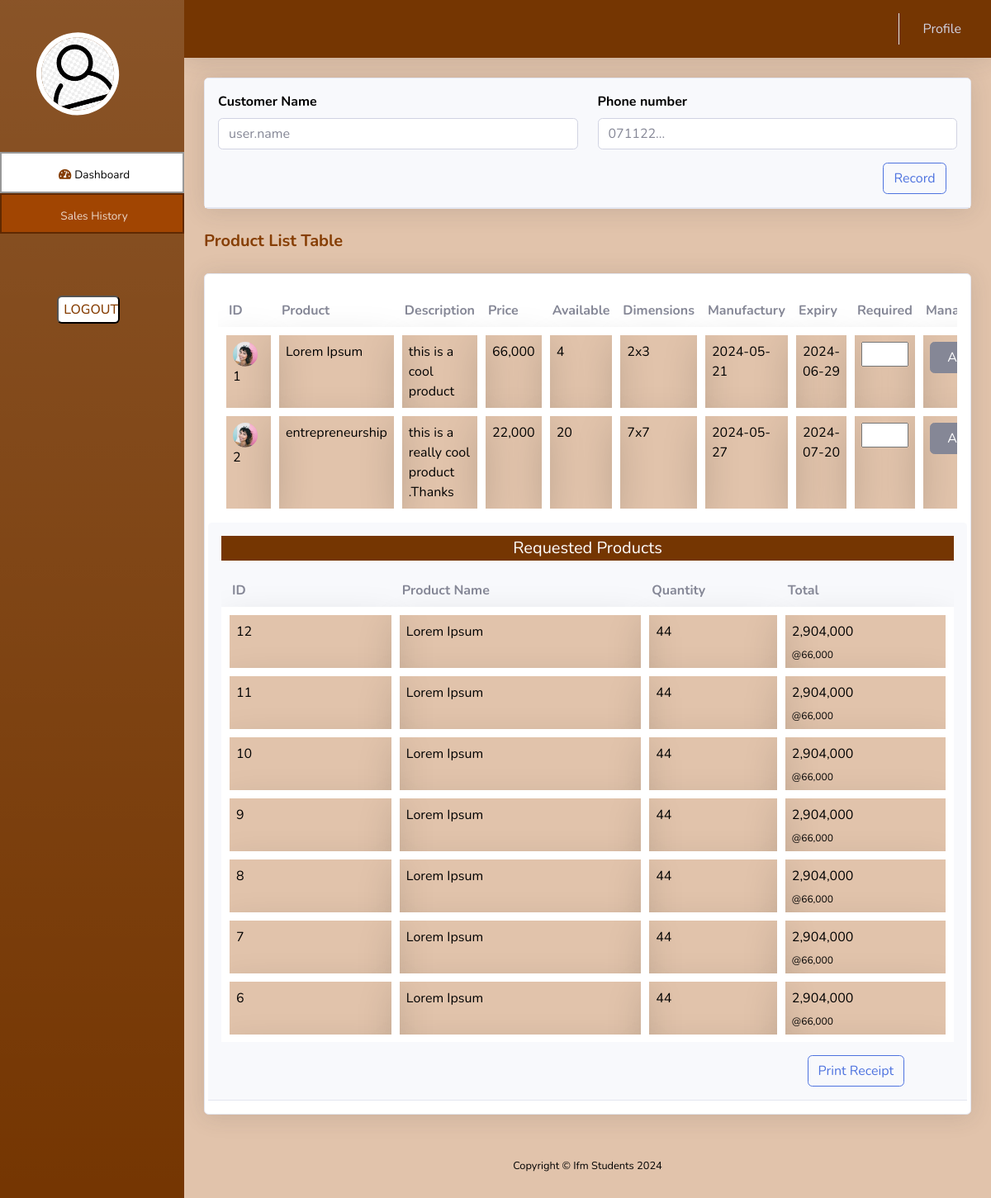
/user/dashboard.php?id=1, run on the app's committed database.
### tables this page shows
CREATE TABLE `products` (
  `id` int(11) NOT NULL,
  `name` varchar(100) NOT NULL,
  `description` text NOT NULL,
  `price` int(11) NOT NULL,
  `quantity` int(11) NOT NULL,
  `dimensions` varchar(10) NOT NULL,
  `manufactury` date NOT NULL,
  `expiry` date NOT NULL
);

CREATE TABLE `orders` (
  `id` int(11) NOT NULL,
  `userid` int(11) NOT NULL,
  `product` varchar(50) NOT NULL,
  `quantity` int(6) NOT NULL,
  `price` int(11) NOT NULL
);

### user/dashboard.php (the view, shortened to what this page needs)
<?php
include '../control/connection.php';
$userid=$_GET['id'];
$query = "SELECT * FROM products ";
$query1 = "SELECT * FROM orders where userid=$userid  order by id desc";
?>
<!DOCTYPE html>
<html>
<head>
    <link rel="stylesheet" href="../assets/bootstrap/css/bootstrap.min.css">
    <link rel="stylesheet" href="../assets/fonts/fontawesome-all.min.css">
    <link rel="stylesheet" href="../assets/fonts/font-awesome.min.css">
    <link rel="stylesheet" href="../assets/fonts/fontawesome5-overrides.min.css">
    <link rel="stylesheet" href="../style.css">
</head>
<body id="page-top" >
    <div id="wrapper" >
        <nav class="navbar navbar-dark align-items-start sidebar sidebar-dark accordion bg-gradient p-0 chocolate mynav"  >
            <div class="container-fluid d-flex flex-column p-0" ><a class="navbar-brand d-flex justify-content-center align-items-center sidebar-brand m-0" href="user_details.php?id=<?php echo $id?>">
                    <div class="sidebar-brand-icon rotate-n-15">
                        <h5 class="card-title" style="margin-top: 3cm;margin-left: -0.85cm;">
                            <img src="../img/profile.png" style="border-radius: 200px;border: 6px solid white;" alt="..." width="100" height="100">
                          </h5>
                    </div>
                </a>
                <ul class="navbar-nav text-light" id="accordionSidebar" style="margin-top: 3cm">
                <li class="nav-item myborder myactive"><a class="nav-link text-center myactivelink" href="#"><i class="fas fa-tachometer-alt active"></i><span>Dashboard</span></a></li>
                    <li class="nav-item myborder"><a class="nav-link text-center" href="sales_history.php?id=<?php echo $userid ?>"><span>Sales History</span></a></li>
                    <div  class="container " >
                        <li class="nav-item " style="margin-left: -0.6cm;"><button class=" text-center logout" onclick="window.location.href='../user/'" ><span>LOGOUT</span></a></li>
                    </div>
                </ul>
            </div>
        </nav>
        <div class="d-flex flex-column" id="content-wrapper">
            <div class="brown" id="content" >
                <nav class="navbar navbar-light navbar-expand bg-white shadow mb-4 topbar static-top">
                    <div class="container-fluid chocolate"><button class="btn btn-link d-md-none rounded-circle me-3" id="sidebarToggleTop" type="button"><i class="fas fa-bars"></i></button>
                        <ul class="navbar-nav flex-nowrap ms-auto">
                            <li class="nav-item dropdown no-arrow">
                                <div class="nav-item dropdown no-arrow"><a class="dropdown-toggle nav-link" aria-expanded="false" data-bs-toggle="dropdown" href="#">Profile</a>
                                </div>
                            </li>
                        </ul>
                    </div>
                </nav>
                <div class="container-fluid"  >
                    <div class="card shadow" id="userRecord">
                    <div class="card-header py-3" >
                <form >
                    <div class="row">
                        <div class="col">
                            <div class="mb-3"><label class="form-label" for="username"><strong>Customer Name</strong></label><input class="form-control" type="text" id="username" placeholder="user.name" name="username"></div>
                        </div>
                        <div class="col">
                            <div class="mb-3"><label class="form-label" for="email"><strong>Phone number</strong><br></label><input class="form-control" type="number" id="email" placeholder="071122..." name="email"></div>
                        </div>
                    </div>
                    <button class="btn btn-outline-primary" style="margin-left:90%" type="button" onclick="userRecord.style.display='none'">Record</button>
                </form>
                        </div>
                    </div><br>
                </div>
                <p class="text-primary m-0 fw-bold container " style="font-size:20px;color:#863e04!important">Product List Table</p><br>
                <div class="container-fluid">
                <div class="card shadow ">
                        <div class="card-body">
                            <div class="table-responsive table mt-2" id="dataTable" role="grid" aria-describedby="dataTable_info" style="overflow-y: scroll;max-height: 15cm;">
                                <table class="table my-0 table-hover" id="dataTable">
                                    <thead>
                                        <tr>
                                            <th>ID</th>
                                            <th>Product</th>
                                            <th>Description</th>
                                            <th>Price</th>
                                            <th>Available</th>
                                            <th>Dimensions</th>
                                            <th>Manufactury</th>
                                            <th>Expiry</th>
                                            <th>Required</th>
                                            <th>Manage</th>
                                        </tr>
                                    </thead>
                                    <tbody>
                                    <?php
  $result = $conn->query($query);
  while($row = $result->fetch_assoc()) {
    $id=$row['id'];
    $name=$row['name'];
    $description=$row['description'];
    $price=$row['price'];
    $quantity=$row['quantity'];
    $dimensions=$row['dimensions'];
    $manufactury=$row['manufactury'];
    $expiry=$row['expiry'];
    echo '
                                       <tr class="brown">
                                       <form method="post">
                                            <td class="shadow-lg"><img class="rounded-circle me-2" width="30" height="30" src="assets/img/avatars/avatar1.jpeg">'.$id.'</td>
                                            <td class="shadow-lg">'.$name.'</td>
                                            <td class="shadow-lg">'.$description.'</td>
                                            <td class="shadow-lg">'.number_format($price).'</td>
                                            <td class="shadow-lg">'.$quantity.'</td>
                                            <td class="shadow-lg">'.$dimensions.'</td>
                                            <td class="shadow-lg">'.$manufactury.'</td>
                                            <td class="shadow-lg">'.$expiry.'</td>
                                            <td class="shadow-lg"><input type="number" name="quantity" style="width:1.5cm"></td>
                                            <input type="hidden" name="id" value="'.$userid.'">
                                            <input type="hidden" name="name" value="'.$name.'">
                                            <input type="hidden" name="price" value="'.$price.'">
                                            <td class="shadow-lg"><center> <button class="btn btn-secondary" type="submit">&nbsp;&nbsp;Add&nbsp;&nbsp;</button></center></td>
                                       </form>
                                        </tr>
                                        ';
                                    }
 ?>
                                    </tbody>
                                </table>
                            </div>
                            <div class="row" id="table" >
                                <div class="card-header py-3" >
                                    <p class="text-primary m-0 fw-bold " ><center style="font-size:20px;color: white!important;" class="chocolate">Requested Products</center></p>
                                    <div class="table-responsive table " style="overflow-y: scroll;max-height: 15cm;">
                                <table class="table my-0 table-hover"  >
                                    <thead >
                                        <tr>
                                            <th>ID</th>
                                            <th>Product Name</th>
                                            <th>Quantity</th>
                                            <th>Total</th>
                                        </tr>
                                    </thead>
                                    <tbody >
                                    <?php
  $result1 = $conn->query($query1);
  while($row1 = $result1->fetch_assoc()) {
    $id=$row1['id'];
    $product=$row1['product'];
    $quantity=$row1['quantity'];
    $price=$row1['price'];
    echo '
                                       <tr class="brown" >
                                            <td class="shadow-lg">'.$id.'</td>
                                            <td class="shadow-lg">'.$product.'</td>
                                            <td class="shadow-lg">'.$quantity.'</td>
                                            <td class="shadow-lg">'.number_format($quantity*$price).'<br><sub>@'.number_format($price).'</sub></td>
                                        </tr>
                                        ';
                                    }
 ?>
                                    </tbody>
                                </table>
                            </div>
                            <button class="btn btn-outline-primary" style="margin-left:80%" id="download">Print Receipt</button>
                                </div>
                            </div>
                        </div>
                    </div>
                <div class="container-fluid">
                </div>
            </div>
            <footer class="bg-white sticky-footer" style="background-color:#E1C3AB!important">
                <div class="container my-auto">
                    <div class="text-center my-auto copyright"><span>Copyright © Ifm Students  2024</span></div>
                </div>
            </footer>
        </div>
    </div>
<br>
<br>
<br>
</body>
</html>

### style.css (style rules this page uses)
.chocolate { background-color: #753602!important; color: white; }
.brown { background-color: #E1C3AB!important; color: black!important; }
td { border: 10px solid white; color: black!important; }
.myborder { border: 2px solid rgba(0, 0, 0, 0.404); background-color: rgb(161, 69, 2); max-width: 5.9cm!important; max-height: 1.3cm; }
.myactive { background-color: white; }
.myactivelink { color:#000000!important; }
.logout { background-color: white; color: #863e04; width: 2cm; margin-left: 1.8cm; border-radius: 6px; height: 0.9cm; font-weight: 500; margin-top: 2cm!important; }
.mynav { width: 5cm; }
.active { color: #863e04!important; }

### data on the page
products: id "1", name "Lorem Ipsum", description "this is a cool product", price "66,000", quantity "4", dimensions "2x3", manufactury "2024-05-21", expiry "2024-06-29"
products: id "2", name "entrepreneurship", description "this is a really cool product .Thanks", price "22,000", quantity "20", dimensions "7x7", manufactury "2024-05-27", expiry "2024-07-20"
orders: id "12", product "Lorem Ipsum", quantity "44", $quantity*$price "2,904,000", price "66,000"
orders: id "11", product "Lorem Ipsum", quantity "44", $quantity*$price "2,904,000", price "66,000"
orders: id "10", product "Lorem Ipsum", quantity "44", $quantity*$price "2,904,000", price "66,000"
orders: id "9", product "Lorem Ipsum", quantity "44", $quantity*$price "2,904,000", price "66,000"
orders: id "8", product "Lorem Ipsum", quantity "44", $quantity*$price "2,904,000", price "66,000"
orders: id "7", product "Lorem Ipsum", quantity "44", $quantity*$price "2,904,000", price "66,000"
orders: id "6", product "Lorem Ipsum", quantity "44", $quantity*$price "2,904,000", price "66,000"
